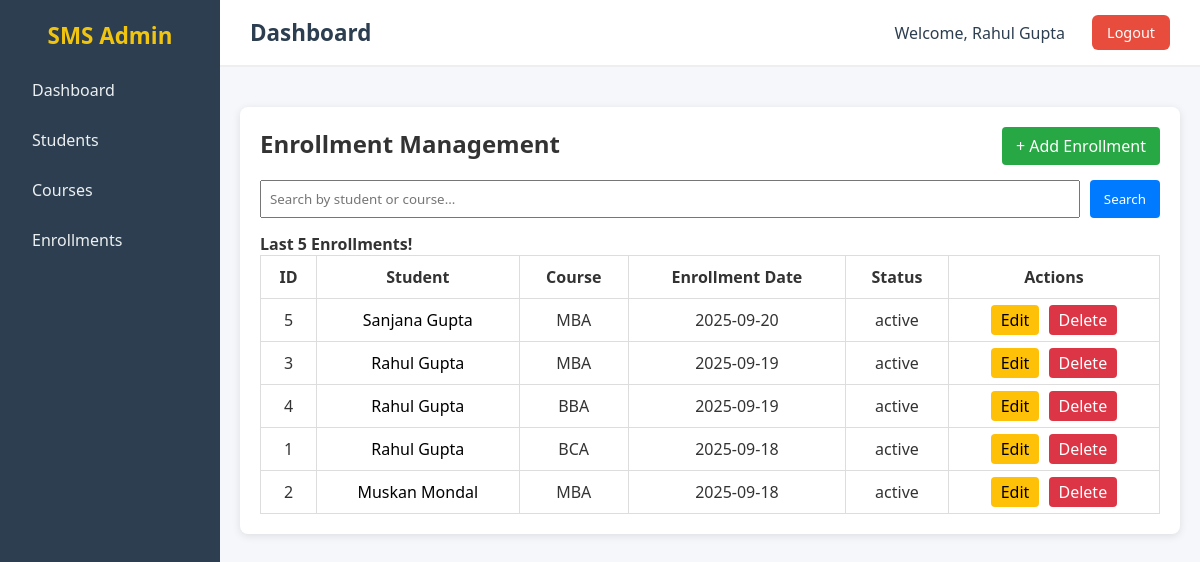
Page /enrollments (signed in) on the earlier database version.
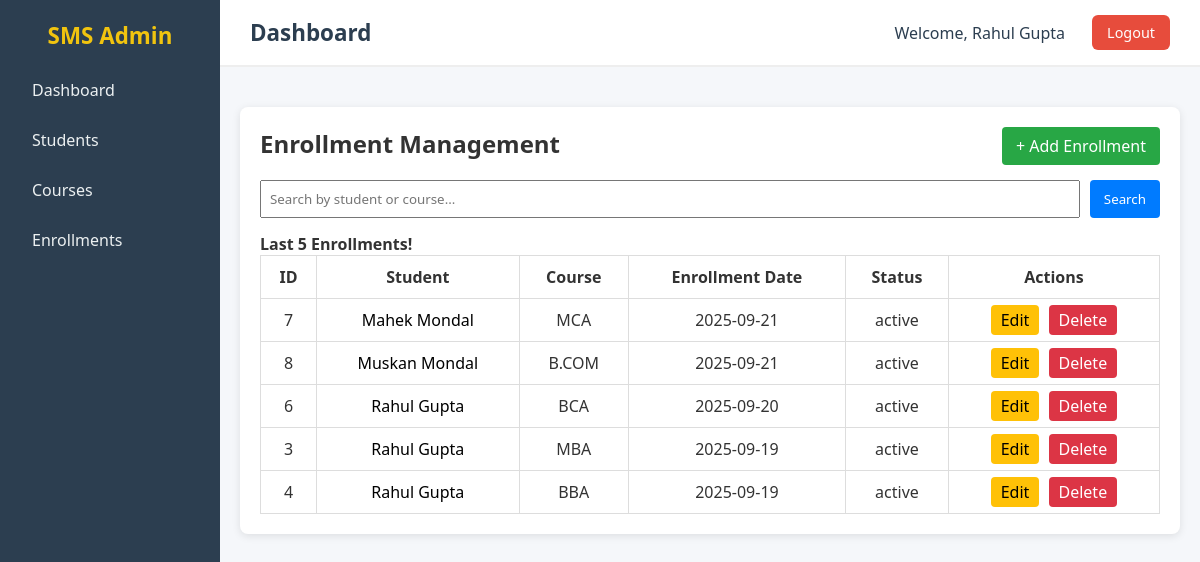
Same page on the later database version.
### app/models/sms_models.py (models this page shows)
class User(db.Model):
    __tablename__ = "users"
    id = db.Column(db.Integer,primary_key= True)
    name = db.Column(db.String(100),nullable =False)
    email = db.Column(db.String(80),nullable = False)
    username = db.Column(db.String(80),unique = True,nullable = False)
    password = db.Column(db.String(80),nullable = False)

class Enrollment(db.Model):
    __tablename__ = "enrollments"
    f_date = datetime.date.today()
    id = db.Column(db.Integer, primary_key=True)
    student_id = db.Column(db.Integer, db.ForeignKey("students.id"), nullable=False)
    course_id = db.Column(db.Integer, db.ForeignKey("courses.id"), nullable=False)
    semester_id = db.Column(db.Integer, db.ForeignKey("semesters.id"), nullable=False)
    enroll_date = db.Column(db.Date, default=f_date, nullable=False)
    status = db.Column(db.String(20), default="active", nullable=False)
    course = db.relationship("Course", backref="enrollments")
    semester = db.relationship("Semester", backref="enrollments")

class Student(db.Model):
    __tablename__ = "students"
    id = db.Column(db.Integer, primary_key=True)
    name = db.Column(db.String(100), nullable=False)
    address = db.Column(db.String(200), nullable=False)
    age = db.Column(db.Integer, nullable=False)
    phone = db.Column(db.String(15), nullable=False)
    email = db.Column(db.String(30), nullable=False, unique=True)
    last_qualification = db.Column(db.String(30))
    enrollments = db.relationship("Enrollment", backref="student", lazy=True)

class Course(db.Model):
    __tablename__ = "courses"
    id = db.Column(db.Integer, primary_key=True)
    name = db.Column(db.String(100), nullable=False, unique=True)
    duration = db.Column(db.String(20), nullable=False)
    semesters = db.relationship("Semester", backref="course", lazy=True)

### app/routes/enrollments.py (the view)
@enrollment_bp.route("/enrollments")
def enroll_home():
    if session.get("user_id"):
        enrolls = Enrollment.query.order_by(Enrollment.enroll_date.desc()).limit(5).all()
        return render_template("enrollment/enroll_home.html",enrollments = enrolls,text = "Last 5 Enrollments!")
    else:
        return redirect(url_for("auth.login"))

### app/routes/base.py (called while the page is built)
@base_bp.app_context_processor
def inject_user():
    user_id = session.get('user_id')
    if user_id:
        return {"login_user": User.query.get(user_id)}
    return {"login_user": None}

### run.py (called while the page is built)
@app.before_request
def require_login():
    if request.endpoint in ["auth.login", "auth.signup", "static"]:
        return
    if "user_id" not in session:
        return redirect(url_for("auth.login"))

### app/templates/enrollment/enroll_home.html (shortened to what this page needs)
{% extends "base.html" %}
{% block css %}
<link rel="stylesheet" href="{{ url_for('static', filename='css/enroll_home.css') }}">
{% endblock %}
{% block content %}
<div class="enrollments-container">
    <div class="top-bar">
        <h2>Enrollment Management</h2>
        <a href="/enrollments/add" class="btn-add">+ Add Enrollment</a>
    </div>
    <form method="POST" action="/enrollments/search" class="search-form">
        <input type="text" name="search" placeholder="Search by student or course..." required>
        <button type="submit">Search</button>
    </form>
    <H4>{{text}}</H4>
    <table class="enrollments-table">
        <thead>
            <tr>
                <th>ID</th>
                <th>Student</th>
                <th>Course</th>
                <th>Enrollment Date</th>
                <th>Status</th>
                <th>Actions</th>
            </tr>
        </thead>
        <tbody>
            {% for enroll in enrollments %}
            <tr>
                <td>{{ enroll.id }}</td>
                <td> <a href="/enroll/students/{{ enroll.student.id }}/viwe" class="student_name_a">{{  enroll.student.name }}</a></td>
                <td>{{ enroll.course.name }}</td>
                <td>{{ enroll.enroll_date }}</td>
                <td>{{ enroll.status }}</td>
                <td>
                    <a href="/enrollments/{{ enroll.id }}/edit" class="btn-edit">Edit</a>
                    <a href="/enrollments/{{ enroll.id }}/delete" class="btn-delete">Delete</a>
                </td>
            </tr>
            {% endfor %}
        </tbody>
    </table>
</div>
{% endblock %}

### app/templates/base.html (shortened to what this page needs)
<!DOCTYPE html>
<html lang="en">
<head>
    <link rel="stylesheet" href="{{ url_for('static', filename='css/base.css') }}">
    {% block css %}{% endblock %}
</head>
<body>
    <div class="main-content">
        <div class="sidebar">
            <h2>SMS Admin</h2>
            <ul>
                <li><a href="/">Dashboard</a></li>
                <li><a href="/students">Students</a></li>
                <li><a href="/courses">Courses</a></li>
                <li><a href="/enrollments">Enrollments</a></li>
            </ul>
        </div>
        <div class="content">
            <header>
                <h1>{% block header_title %}Dashboard{% endblock %}</h1>
                <div class="user-info">
                    <span class="username">Welcome, {{ login_user.name }}</span>
                    <a href="/logout" class="logout-btn" onclick="clearAppCache()">Logout</a>
                </div>
            </header>
            <main>
            {% block content %}
            {% endblock %}
        </main>
        </div>
    </div>
</body>
</html>

### app/static/css/base.css (style rules this page uses)
* { margin: 0; padding: 0; box-sizing: border-box; font-family: "Segoe UI", Tahoma, Geneva, Verdana, sans-serif; }
body { background: #f5f7fa; color: #333; min-height: 100vh; }
.main-content { display: flex; min-height: 100vh; }
.sidebar { width: 220px; background: #2c3e50; color: #fff; padding: 20px; flex-shrink: 0; }
.sidebar h2 { text-align: center; margin-bottom: 20px; font-size: 1.4rem; color: #f1c40f; }
.sidebar ul { list-style: none; }
.sidebar ul li { margin: 12px 0; }
.sidebar ul li a { text-decoration: none; color: #ecf0f1; padding: 8px 12px; display: block; border-radius: 6px; transition: background 0.3s; }
.content { flex-grow: 1; display: flex; flex-direction: column; }
header { background: #fff; padding: 15px 30px; display: flex; justify-content: space-between; align-items: center; border-bottom: 2px solid #eee; }
.user-info { display: flex; align-items: center; gap: 15px; }
.username { font-size: 1rem; font-weight: 500; color: #2c3e50; padding: 6px 12px; border-radius: 6px; }
header h1 { font-size: 1.4rem; color: #2c3e50; }
.logout-btn { text-decoration: none; background: #e74c3c; color: #fff; padding: 8px 15px; border-radius: 6px; font-size: 0.9rem; transition: background 0.3s; }
main { flex-grow: 1; padding: 20px; }

### app/static/css/enroll_home.css (style rules this page uses)
.enrollments-container { background: #fff; padding: 20px; border-radius: 8px; box-shadow: 0 2px 8px rgba(0,0,0,0.1); max-width: 1000px; margin: 20px auto; }
.top-bar { display: flex; justify-content: space-between; margin-bottom: 15px; }
.btn-add { background: #28a745; color: #fff; padding: 8px 14px; border-radius: 4px; text-decoration: none; transition: 0.2s; }
.search-form { margin-bottom: 15px; display: flex; gap: 10px; }
.search-form input { padding: 8px; flex: 1; }
.search-form button { padding: 8px 14px; background: #007bff; color: white; border: none; border-radius: 4px; }
.enrollments-table { width: 100%; border-collapse: collapse; }
.enrollments-table th, .enrollments-table td { padding: 10px; border: 1px solid #ddd; text-align: center; }
.student_name_a { text-decoration: none; color: black; }
.btn-edit { background: #ffc107; color: #000; padding: 4px 10px; border-radius: 4px; text-decoration: none; margin-right: 5px; }
.btn-delete { background: #dc3545; color: white; padding: 4px 10px; border-radius: 4px; text-decoration: none; }

Differences in the rows shown:
removed Enrollment: id "5", student.name "Sanjana Gupta", course.name "MBA", enroll_date "2025-09-20", status "active"
no longer on this page (row edited): Enrollment: id "1", student.name "Rahul Gupta", course.name "BCA", enroll_date "2025-09-18", status "active"
no longer on this page (row unchanged): Enrollment: id "2", student.name "Muskan Mondal", course.name "MBA", enroll_date "2025-09-18", status "active"
added Enrollment: id "7", student.name "Mahek Mondal", course.name "MCA", enroll_date "2025-09-21", status "active"
added Enrollment: id "8", student.name "Muskan Mondal", course.name "B.COM", enroll_date "2025-09-21", status "active"
added Enrollment: id "6", student.name "Rahul Gupta", course.name "BCA", enroll_date "2025-09-20", status "active"
